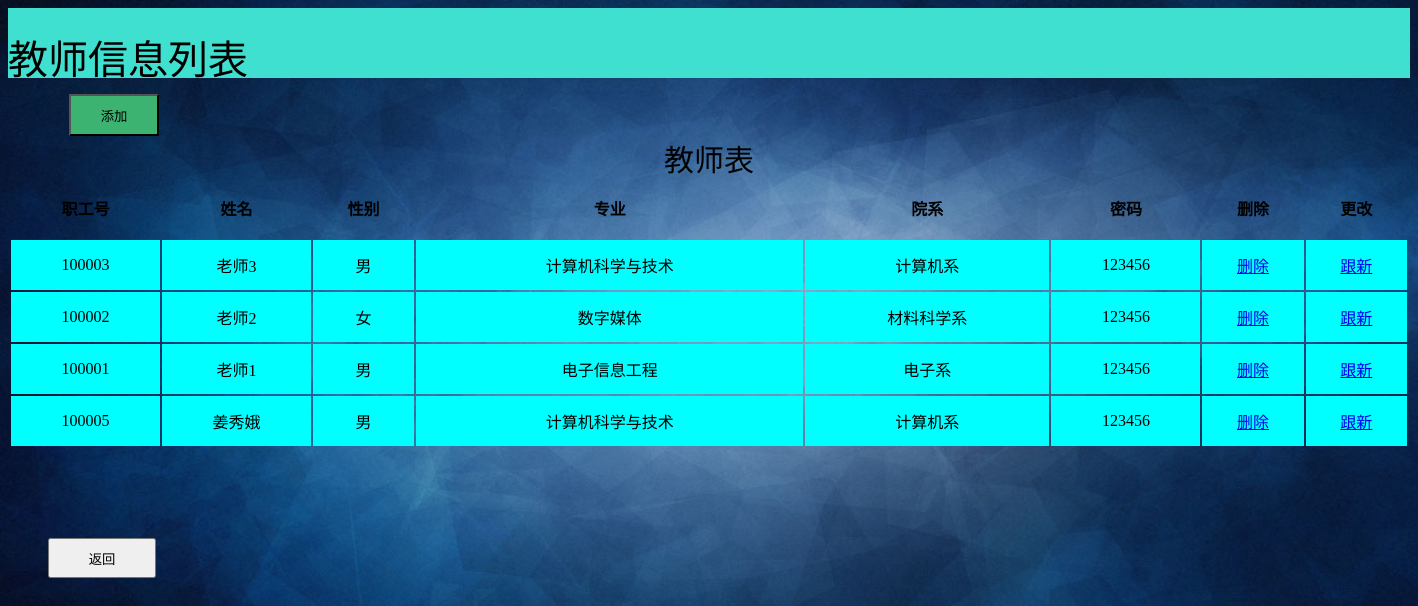
The app's page /m_teacher (signed in) with its own data.
### tables this page shows
CREATE TABLE teacher(
   id        text PRIMARY KEY     not null,
   name  text                            not null,
   sex      text                            not null,
   major text                         not null,
   password    text                     not null
);

CREATE TABLE major(
   id        text PRIMARY KEY     not null,
   name  text                            not null,
   department      text                         not null
);

### stu_manager_sys.py (the view)
@app.route('/m_teacher',methods=['GET'])
def m_teacher():
    id = session['account'];
    name = session['name'];
    sex = session['sex'];
    database = "database\Stu_Message_manger.db"
    conn = sqlite3.connect(database)
    cur = conn.cursor()
    cur.execute("select teacher.id,teacher.name,teacher.sex,major.name,major.department,teacher.password from teacher,major where teacher.major=major.id");
    result = cur.fetchall()  # 获得查询的结果
    cur.close()
    return render_template('manager_tea_list.html', account=session['account'], name=session['name'], sex=session['sex'], tea_table=result);

### templates/manager_tea_list.html (shortened to what this page needs)
<!DOCTYPE HTML PUBLIC "-//W3C//DTD HTML 4.01 Transitional//EN"
        "http://www.w3.org/TR/html4/loose.dtd">
<html>
<head>
</head>
<body background="{{ url_for('static', filename='pic/background.jpg') }}" style=" background-repeat:no-repeat ;background-size:100% 100%;background-attachment: fixed;">
<div class="top_div">
    <div class="top_txt">教师信息列表</div>
</div>
<TABLE align="center"   width="1400">
    <a href="/to_add_teacher">
        <input type="button" class="add_button" value="添加">
    </a>
    <CAPTION class="table_caption">教师表</CAPTION>
    <TR align="center" height="60px"> <TH>职工号</TH><TH>姓名</TH><TH>性别</TH><TH>专业</TH><TH>院系</TH><TH>密码</TH><TH>删除</TH><TH>更改</TH></TR>
    {%for item in tea_table%}
    <tr align="center" height="50px" bgcolor="aqua">
        {%for a in item%}
        <td>{{a}}</td>
        {% endfor %}
        <td><a href="/tea_delete?tea_id={{item[0]}}">删除</a></td>
        <td><a href="/to_tea_update?tea_id={{item[0]}}">跟新</a></td>
    </tr>
    {% endfor %}
</TABLE>
<a href="/back">
    <input type="button" class="button_back" value="返回">
</a>
</body>
</html>

### templates/manager_tea_list.html (style rules this page uses)
.top_div { height: 70px; width: 100%; background-color: #40E0D0; }
.top_txt { position: absolute; font-size: 40px; top: 28px; height: 40px; width: 100%; }
.table_caption { height: 40px; font-size: 30px; }
.add_button { background-color: mediumseagreen; height: 42px; width: 90px; margin-top: 16px; margin-left: 61px; }
.button_back { height: 40px; width: 108px; margin-left: 40px; margin-top: 90px; }

### records on screen
teacher: id "100003", name "老师3", item "男", password "123456"
major: name "计算机科学与技术", department "计算机系"
teacher: id "100002", name "老师2", item "女", password "123456"
major: name "数字媒体", department "材料科学系"
teacher: id "100001", name "老师1", item "男", password "123456"
major: name "电子信息工程", department "电子系"
teacher: id "100005", name "姜秀娥", item "男", password "123456"
